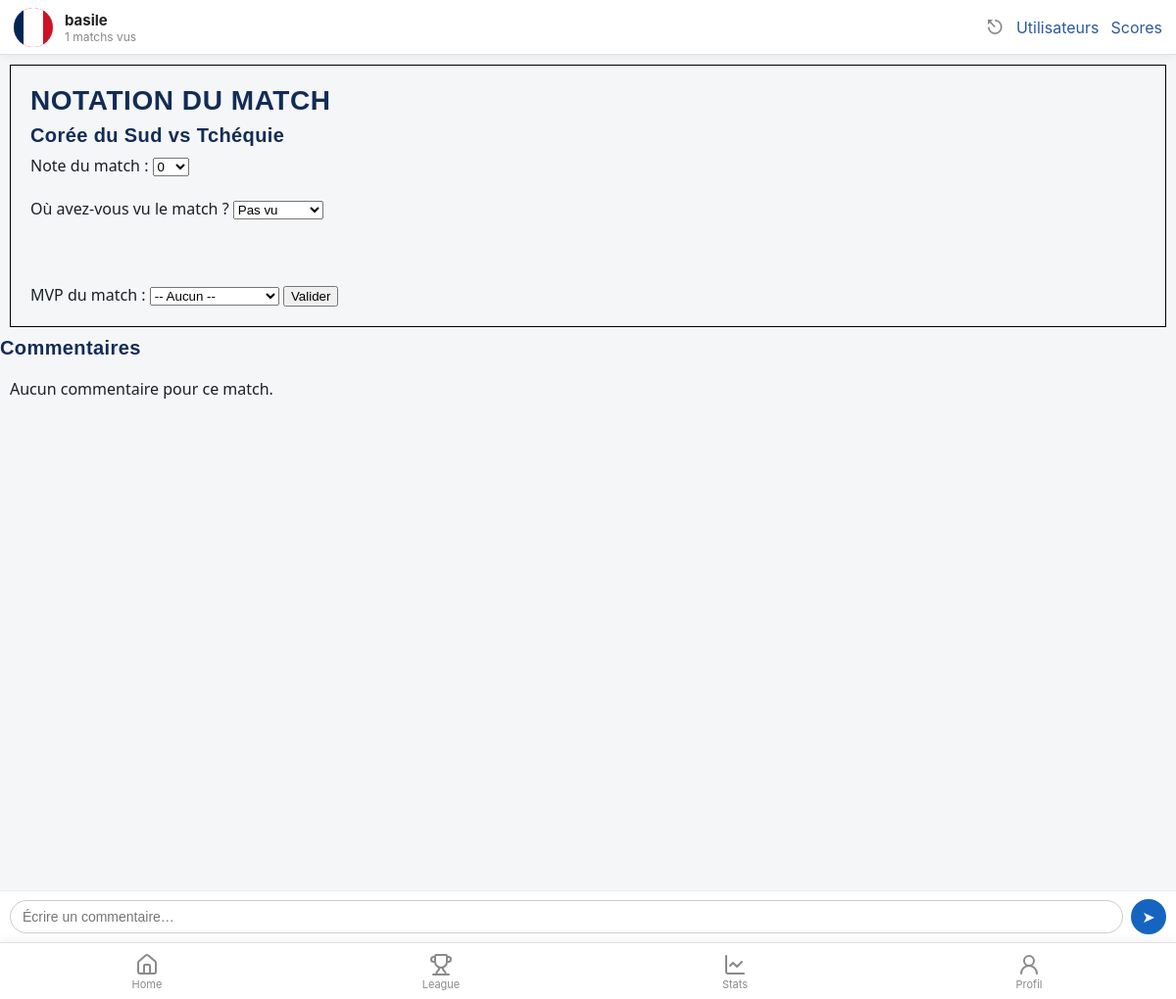
The app's page /index.php?view=notation&id=2 (signed in) with its own data.
### tables this page shows
CREATE TABLE `UTILISATEUR` (
  `id` int NOT NULL,
  `pseudo` varchar(50) NOT NULL,
  `mot_de_passe` varchar(255) NOT NULL,
  `equipe_pref_id` int DEFAULT NULL,
  `joueur_pref_id` int DEFAULT NULL,
  `pdp` varchar(255) NOT NULL,
  `admin` tinyint(1) NOT NULL DEFAULT '0',
  `blacklist` tinyint(1) NOT NULL DEFAULT '0'
);

### libs/maLibUtils.php (called while the page is built, shortened)
<?php
function valider($nom,$type="REQUEST")
{
	switch($type)
	{
		case 'REQUEST':
		if(isset($_REQUEST[$nom]) && !($_REQUEST[$nom] == ""))
			return proteger($_REQUEST[$nom]);
		break;
		case 'SESSION':
		if(isset($_SESSION[$nom]) && !($_SESSION[$nom] == ""))
			return $_SESSION[$nom];
		break;
	}
	return false;
}
function proteger($str)
{
	if (is_array($str))
	{
		$nextTab = array();
		foreach($str as $cle => $val)
		{
			$nextTab[$cle] = addslashes($val);
		}
		return $nextTab;
	}
	else
		return addslashes ($str);
}
?>

### libs/maLibSQL.pdo.php (called while the page is built, shortened)
<?php
function SQLGetChamp($sql)
{
	global $BDD_host;
	global $BDD_base;
	global $BDD_user;
	global $BDD_password;
	try {
		$dbh = new PDO("mysql:host=$BDD_host;dbname=$BDD_base", $BDD_user, $BDD_password);
	} catch (PDOException $e) {
		die("<font color=\"red\">SQLGetChamp: Erreur de connexion : " . $e->getMessage() . "</font>");
	}
	$dbh->exec("SET CHARACTER SET utf8");
	$res = $dbh->query($sql);
	$num = $res->rowCount();
	$res->setFetchMode(PDO::FETCH_NUM);
	$ligne = $res->fetch();
	if ($ligne == false) return false;
	else return $ligne[0];
}
function SQLSelect($sql)
{
 	global $BDD_host;
	global $BDD_base;
 	global $BDD_user;
 	global $BDD_password;
	try {
		$dbh = new PDO("mysql:host=$BDD_host;dbname=$BDD_base", $BDD_user, $BDD_password);
	} catch (PDOException $e) {
		die("<font color=\"red\">SQLSelect: Erreur de connexion : " . $e->getMessage() . "</font>");
	}
	$dbh->exec("SET CHARACTER SET utf8");
	$res = $dbh->query($sql);
	$num = $res->rowCount();
	if ($num==0) return false;
	else return $res;
}
function parcoursRs($result)
{
	if  ($result == false) return array();
	$result->setFetchMode(PDO::FETCH_ASSOC);
	while ($ligne = $result->fetch())
		$tab[]= $ligne;
	return $tab;
}
?>

### libs/modele.php (called while the page is built, shortened)
<?php
include_once(__DIR__ . "/maLibSQL.pdo.php");
function getMatchById($id)
{
    $sql = "SELECT
                m.id,
                e1.nom AS equipe_dom,
                e2.nom AS equipe_ext,
                m.score_dom,
                m.score_ext
            FROM MATCHS m
            JOIN EQUIPE e1 ON m.equipe_dom_id = e1.id
            JOIN EQUIPE e2 ON m.equipe_ext_id = e2.id
            WHERE m.id = $id";
    return parcoursRS(SQLSelect($sql, true));
}
function getAvisUtilisateur($idUser, $idMatch)
{
    $sql = "SELECT note_match, vu_ou, mvp_id FROM AVIS_MATCH
            WHERE user_id = '$idUser' AND match_id = '$idMatch'";
    $res = parcoursRS(SQLSelect($sql));
    return count($res) ? $res[0] : false;
}
function listerCommentairesDepuis($idMatch, $depuisId)
{
	$SQL = "SELECT C.id, C.contenu, C.date_pub, C.user_id, U.pseudo
			FROM COMMENTAIRE C
			JOIN UTILISATEUR U ON U.id = C.user_id
			WHERE C.match_id = '$idMatch' AND C.id > '$depuisId'
			ORDER BY C.id ASC";
	return parcoursRs(SQLSelect($SQL));
}
function getProfil($idUser)
{
    $SQL = "SELECT U.id, U.pseudo, U.pdp, U.equipe_pref_id, U.joueur_pref_id,
				   E.nom AS equipe_nom, E.image_drapeau,
				   J.prenom AS joueur_prenom, J.nom AS joueur_nom, J.image_joueur
            FROM UTILISATEUR U
            LEFT JOIN EQUIPE E ON E.id = U.equipe_pref_id
            LEFT JOIN JOUEUR J ON J.id = U.joueur_pref_id
            WHERE U.id = '$idUser'";
    $rs = parcoursRs(SQLSelect($SQL));
    return (count($rs) > 0) ? $rs[0] : false;
}
function getStatsProfil($idUser)
{
    $nbVus = SQLGetChamp("SELECT COUNT(*) FROM AVIS_MATCH WHERE user_id='$idUser' AND vu_ou IS NOT NULL");
    $SQL = "SELECT J.prenom, J.nom, COUNT(*) AS nb
            FROM AVIS_MATCH A
            JOIN JOUEUR J ON J.id = A.mvp_id
            WHERE A.user_id='$idUser' AND A.mvp_id IS NOT NULL
            GROUP BY A.mvp_id ORDER BY nb DESC LIMIT 1";
    $rs = parcoursRs(SQLSelect($SQL));
    $mvp = (count($rs) > 0) ? $rs[0]['prenom'] . ' ' . $rs[0]['nom'] : 'Aucun';
    $SQL = "SELECT E.nom, COUNT(*) AS nb
            FROM AVIS_MATCH A
            JOIN MATCHS M ON M.id = A.match_id
            JOIN EQUIPE E ON E.id = M.equipe_dom_id OR E.id = M.equipe_ext_id
            WHERE A.user_id='$idUser' AND A.vu_ou IS NOT NULL
            GROUP BY E.id ORDER BY nb DESC LIMIT 1";
    $rs = parcoursRs(SQLSelect($SQL));
    $equipePlusVue = (count($rs) > 0) ? $rs[0]['nom'] : 'Aucune';
    $noteMoy = SQLGetChamp("SELECT ROUND(AVG(note_match),1) FROM AVIS_MATCH WHERE user_id='$idUser' AND note_match IS NOT NULL");
    $nbStade = SQLGetChamp("SELECT COUNT(*) FROM AVIS_MATCH WHERE user_id='$idUser' AND vu_ou='stade'");
    if (!$nbStade) $nbStade = 0;
    return compact('nbVus', 'mvp', 'equipePlusVue', 'noteMoy', 'nbStade');
}
?>

### templates/notation.php (the view, shortened to what this page needs)
<?php
include_once("libs/modele.php");
include_once("libs/maLibUtils.php");
$idUser = valider("idUser", "SESSION");
$id     = valider("id");
$matchData = getMatchById($id);
$match   = $matchData[0];
$idMatch = (int) $id;
$nomMatch = $match['equipe_dom'] . " vs " . $match['equipe_ext'];
$avis = getAvisUtilisateur($idUser, $idMatch);
?>
<div id="corps">
<h1>Notation du match</h1>
<h2>
<?= $nomMatch ?>
</h2>
<form method="post" action="" >
    <label>Note du match :</label>
    <select name="note">
        <?php
        for ($i = 0; $i <= 10; $i++) {
            $sel = ($avis && $avis['note_match'] == $i) ? "selected" : "";
            echo "<option value='$i' $sel>$i</option>";
        }
        ?>
    </select>
    <br><br>
    <label>Où avez-vous vu le match ?</label>
    <?php $vuActuel = $avis ? $avis['vu_ou'] : ''; ?>
    <select name="vu_ou">
        <option value=""       <?= ($vuActuel === '' || $vuActuel === null) ? 'selected' : '' ?>>Pas vu</option>
    </select>
    <br><br>
    <br><br>
    <label>MVP du match :</label>
    <select name="mvp_id">
        <option value="">-- Aucun --</option>
    </select>
    <input type="submit" value="Valider">
</form>
</div>
<h2>Commentaires</h2>
<div id="commentaires" class="chat-box">
	<?php $commentaires = listerCommentairesDepuis($idMatch, 0); ?>
	<?php if (count($commentaires) == 0) : ?>
		<p class="vide">Aucun commentaire pour ce match.</p>
	<?php endif; ?>
</div>
<form class="chat-form" method="post" action="controleur.php">
	<input type="text" name="contenu" placeholder="Écrire un commentaire…" autocomplete="off" required="required" />
	<button type="submit" name="action" value="Envoyer commentaire" aria-label="Envoyer">➤</button>
</form>

### templates/header.php (shortened to what this page needs)
<!DOCTYPE html PUBLIC "-//W3C//DTD XHTML 1.0 Strict//EN" "http://www.w3.org/TR/xhtml1/DTD/xhtml1-strict.dtd">
<html xmlns="http://www.w3.org/1999/xhtml">
<head>
	<link rel="stylesheet" type="text/css" href="css/style.css?v=6">
</head>
<body>
<?php
include_once "libs/modele.php";
?>
<div id="entete">
	<?php if (valider("connecte", "SESSION")) :
		$idMoi  = valider("idUser", "SESSION");
		$profil = getProfil($idMoi);
		$stats  = getStatsProfil($idMoi);
		$pp = $profil['pdp'] ? $profil['pdp'] : 'default.png';
	?>
		<img class="entete-pp" src="ressources/images_drapeaux/<?php echo htmlspecialchars($pp); ?>" alt="" />
		<div class="entete-info">
			<span class="entete-pseudo"><?php echo htmlspecialchars($profil['pseudo']); ?></span>
			<span class="entete-stat"><?php echo (int) $stats['nbVus']; ?> matchs vus</span>
		</div>
		<a class="entete-logout" href="controleur.php?action=Logout" aria-label="Déconnexion">⎋</a>
	<?php else : ?>
		<a class="entete-login" href="index.php?view=login">Se connecter</a>
	<?php endif; ?>
	<?php
	if (valider("isAdmin","SESSION")){
		echo '<a href="index.php?view=users">Utilisateurs</a>';
		echo '<a href="index.php?view=scores">Scores</a>';
	} ?>
</div>

### css/style.css (style rules this page uses)
body { padding-top:56px; padding-bottom:70px; }
#corps { border :1px solid black; padding:20px; margin:10px; }
.chat-box { display:flex; flex-direction:column; gap:6px; padding:10px; }
#commentaires { overflow-y: auto; height: calc(100vh - 225px); display: flex; flex-direction: column; gap: 6px; bottom: 58px; padding: 10px; }
#entete { position: fixed; top:0; left:0; right:0; height: 56px; display: flex; align-items: center; gap: 12px; padding: 0 14px; background: #fff; border-bottom: 1px solid #e0e0e0; box-shadow: 0 2px 8px rgba(0,0,0,0.06); z-index: 1000; font-family: -apple-system, system-ui, sans-serif; }
.entete-pp { width:40px; height:40px; border-radius:50%; object-fit:cover; background:#eee; }
.entete-info { display:flex; flex-direction:column; flex:1; }
.entete-pseudo { font-weight:bold; font-size:15px; color:#222; }
.entete-stat { font-size:12px; color:#888; }
.entete-logout { font-size:20px; color:#888; text-decoration:none; }
.chat-form { position: fixed; left: 0; right: 0; bottom: 58px; background: #fff; z-index: 999; display: flex; gap: 8px; align-items: center; padding: 8px 10px; border-top: 1px solid #eee; }
.chat-form input { flex:1; border:1px solid #ccc; border-radius:18px; padding:8px 12px; font-size:14px; }
.chat-form button { border:none; background:#1565c0; color:#fff; width:36px; height:36px; border-radius:50%; font-size:16px; }
:root { --color-primary: #122C56; --color-primary-light: #2C5AA0; --color-accent: #F0A202; --color-success: #2E8B57; --color-danger: #D7263D; --color-bg: #F5F6F8; --color-surface: #FFFFFF; --color-border: #E2E5EA; --color-text: #1B1F27; --color-text-muted: #6B7280; --color-on-primary: #FFFFFF; --font-display: 'Oswald', sans-serif; --font-body: 'Work Sans', system-ui, sans-serif; --container-width: 480px; --nav-height: 64px; --radius-sm: 6px; --radius-md: 12px; --radius-lg: 20px; --shadow-card: 0 2px 10px rgba(18, 44, 86, 0.08); --space-xs: 4px; --space-sm: 8px; --space-md: 16px; --space-lg: 24px; --space-xl: 32px; }
*, *::before, *::after { box-sizing: border-box; }
body { margin: 0; font-family: var(--font-body); color: var(--color-text); background: var(--color-bg); -webkit-font-smoothing: antialiased; }
h1, h2, h3, h4 { font-family: var(--font-display); font-weight: 600; margin: 0 0 var(--space-sm); letter-spacing: 0.02em; color: var(--color-primary); }
h1 { font-size: 28px; text-transform: uppercase; }
h2 { font-size: 20px; }
p { margin: 0 0 var(--space-sm); line-height: 1.5; }
a { color: var(--color-primary-light); text-decoration: none; }

### records on screen
utilisateur: pdp (picture), pseudo "basile"

### other values on screen
$stats['nbVus'] "1"
$nomMatch "Corée du Sud vs Tchéquie"
form field note "0"
